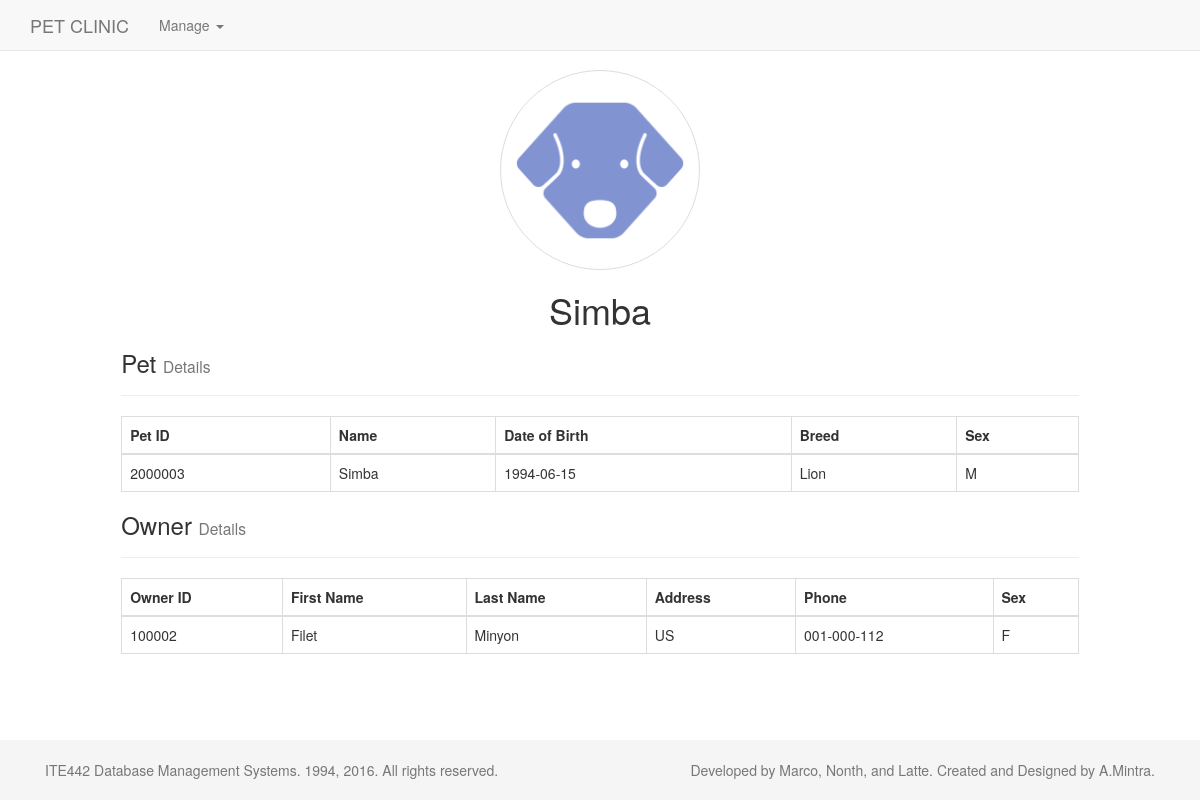
The app's page /pet_show.php?id=2000003 with its own data.
### tables this page shows
CREATE TABLE IF NOT EXISTS PET (
	PET_ID INT NOT NULL,
    OWNER_ID INT NOT NULL,
    PET_NAME VARCHAR(30) NOT NULL,
    DATE_OF_BIRTH DATE,
    BREED TEXT,
    SEX CHAR,
    PRIMARY KEY(PET_ID)
);

CREATE TABLE IF NOT EXISTS OWNER (
	OWNER_ID INT NOT NULL,
    F_NAME VARCHAR(30) NOT NULL,
    L_NAME VARCHAR(30) NOT NULL,
    ADDRESS VARCHAR(40),
    PHONE VARCHAR(15),
    SEX CHAR,
    PRIMARY KEY(OWNER_ID)
);

### includes/pet_connection.php (called while the page is built, shortened)
<?php
	class dbConn {
		public function __construct(){
			$this->conn = new PDO('mysql:host='.$host.';dbname='.$db_name.';charset=utf8', $username, $password);
		}
	};
	class PetConnection extends dbConn {
		public function getPet($petid) {
			try {
				$db = new dbConn;
				$err = '';
				$stmt = $db->conn->prepare("SELECT * FROM PET where PET_ID = :petid"  );
				$stmt->bindParam(':petid', $petid);
				$stmt->execute();
				$results = $stmt->fetch(PDO::FETCH_ASSOC);
			}
			catch (PDOException $e) {
				$err = "Error: " . $e->getMessage();
			}
			$success = ($err == '' ? $results : $err );
			return $success;
		}
		public function getOwner($ownerid) {
			try {
				$db = new dbConn;
				$err = '';
				$stmt = $db->conn->prepare("SELECT * FROM OWNER where OWNER_ID = :ownerid"  );
				$stmt->bindParam(':ownerid', $ownerid);
				$stmt->execute();
				$results = $stmt->fetch(PDO::FETCH_ASSOC);
			}
			catch (PDOException $e) {
				$err = "Error: " . $e->getMessage();
			}
			$success = ($err == '' ? $results : $err );
			return $success;
		}
	};
?>

### pet_show.php (the view)
<?php include ('includes/header.php'); ?>
<?php include ("includes/pet_connection.php");
		$a = new PetConnection;
		$petid = $_GET["id"];
		$result = $a->getPet($petid);
?>
<div class="container" style="padding: 0px 9% 0px 9%;">
	<center>
		<img src="images/noimage.png" class="img-circle" style="width:200px; border: 1px solid #dddddd;">
		<h1><?php echo $result['PET_NAME']; ?></h1>
	</center>
	<div class="page-header" style="margin: 0px;">
		<h3>Pet <small>Details</small></h3>
	</div>
	<?php
		echo "<br>";
		echo "<table class='table table-bordered'>";
		echo "<thead><tr><th>Pet ID</th><th>Name</th><th>Date of Birth</th><th>Breed</th><th>Sex</th></tr></thead>";
		echo "<tr>";
		echo "<td>".$result['PET_ID']."</td>";
		echo "<td>".$result['PET_NAME']."</td>";
		echo "<td>".$result['DATE_OF_BIRTH']."</td>";
		echo "<td>".$result['BREED']."</td>";
		echo "<td>".$result['SEX']."</td>";
		echo "</tr></table>";
	?>
	<div class="page-header" style="margin: 0px;">
		<h3>Owner <small>Details</small></h3>
	</div>
	<?php
		$result2 = $a->getOwner($result['OWNER_ID']);
		echo "<br>";
		echo "<table class='table table-bordered'>";
		echo "<thead><tr><th>Owner ID</th><th>First Name</th><th>Last Name</th><th>Address</th><th>Phone</th><th>Sex</th></tr></thead>";
		echo "<tr>";
		echo "<td>".$result2['OWNER_ID']."</td>";
		echo "<td>".$result2['F_NAME']."</td>";
		echo "<td>".$result2['L_NAME']."</td>";
		echo "<td>".$result2['ADDRESS']."</td>";
		echo "<td>".$result2['PHONE']."</td>";
		echo "<td>".$result2['SEX']."</td>";
		echo "</tr></table>";
	?>
</div>
<?php include ('includes/footer.php'); ?>

### css/sticky-footer-navbar.css (style rules this page uses)
html { position: relative; min-height: 100%; }
body { margin-bottom: 60px; }

### records on screen
pet: PET_NAME "Simba", PET_ID "2000003", DATE_OF_BIRTH "1994-06-15", BREED "Lion", SEX "M"
owner: OWNER_ID "100002", F_NAME "Filet", L_NAME "Minyon", ADDRESS "US", PHONE "001-000-112", SEX "F"
